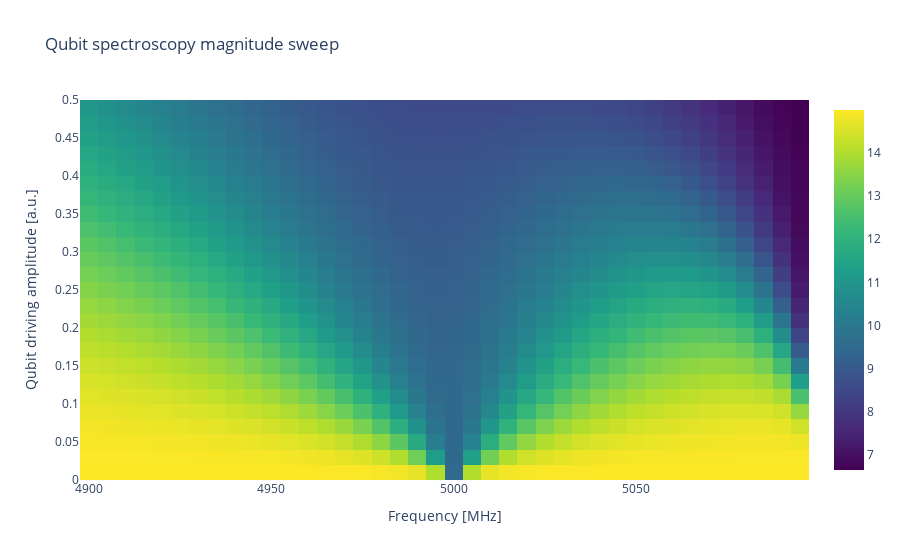

The code cell stored with this chart in its notebook:
### Markdown cell above
## Part 2: Amplitude-Frequency 2D Spectroscopy

Next, we perform a 2D sweep of both amplitude and frequency to study power broadening
and find the optimal drive amplitude for coherent control.

### Code cell
# 2D Amplitude-Frequency Spectroscopy with CLEAN MODE
print("Running 2D amplitude-frequency spectroscopy with clean data mode...")

exp_2d = QubitSpectroscopyAmplitudeFrequency(
    dut_qubit=qubit,
    start=4900.0,
    stop=5100.0,
    step=5.0,               # Fine step size for good resolution
    qubit_amp_start=0.01,
    qubit_amp_stop=0.5,
    qubit_amp_step=0.02,
    num_avs=1000,           # Moderate averaging sufficient for clean data
    disable_noise=True      # ✨ NEW: Enable clean, noise-free 2D map
)

print(f"✅ Clean 2D spectroscopy completed!")
print(f"Data shape: {exp_2d.result['Magnitude'].shape}")
print(f"Benefits: Perfect 2D map without artifacts, ideal for power broadening analysis")

### Figure 1 — Plotly figure (JSON) as saved in the notebook; plotly's stock layout.template omitted (floating-point values rounded to 4 significant figures; data arrays with more than 128 entries replaced by an {"elided": "..."} marker saying what was removed)
{"data": [{"colorscale": [[0, "#440154"], [0.1111, "#482878"], [0.2222, "#3e4989"], [0.3333, "#31688e"], [0.4444, "#26828e"], [0.5556, "#1f9e89"], [0.6667, "#35b779"], [0.7778, "#6ece58"], [0.8889, "#b5de2b"], [1, "#fde725"]], "type": "heatmap", "x": [4900.0, 4905.0, 4910.0, 4915.0, 4920.0, 4925.0, 4930.0, 4935.0, 4940.0, 4945.0, 4950.0, 4955.0, 4960.0, 4965.0, 4970.0, 4975.0, 4980.0, 4985.0, 4990.0, 4995.0, 5000.0, 5005.0, 5010.0, 5015.0, 5020.0, 5025.0, 5030.0, 5035.0, 5040.0, 5045.0, 5050.0, 5055.0, 5060.0, 5065.0, 5070.0, 5075.0, 5080.0, 5085.0, 5090.0, 5095.0], "y": [0.01, 0.03, 0.05, 0.07, 0.09, 0.11, 0.13, 0.15, 0.17, 0.19, 0.21, 0.23, 0.25, 0.27, 0.29, 0.31, 0.33, 0.35, 0.37, 0.39, 0.41, 0.43, 0.45, 0.47, 0.49], "z": {"elided": "25x40 float values"}}], "layout": {"title": {"text": "Qubit spectroscopy magnitude sweep"}, "xaxis": {"title": {"text": "Frequency [MHz]"}}, "yaxis": {"title": {"text": "Qubit driving amplitude [a.u.]"}}}}
